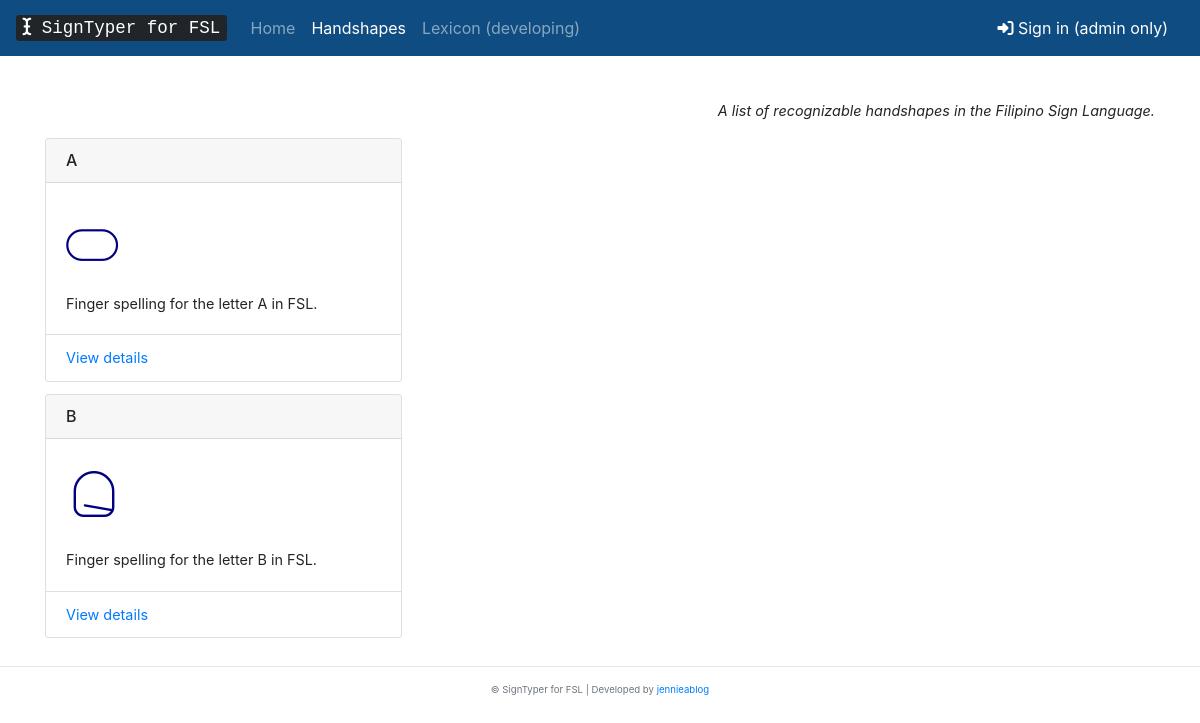
/handshapes/, run on an earlier commit of the app's database.
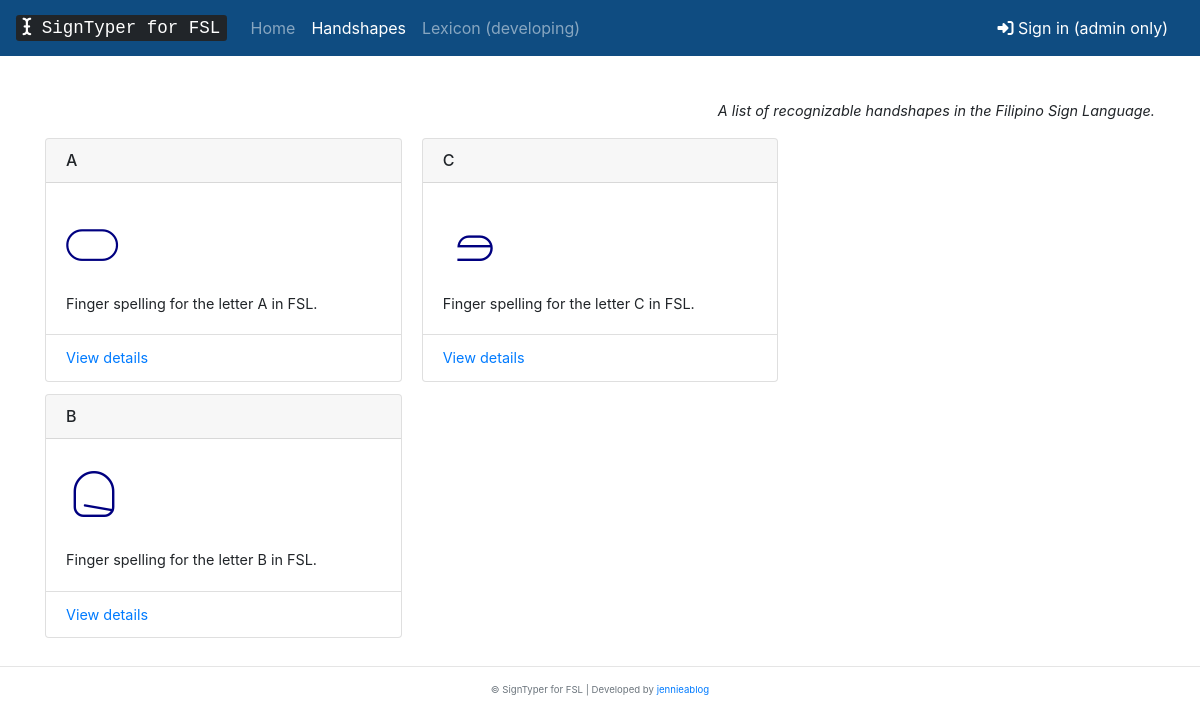
And on a later commit of the database.
### inventory/models.py (models this page shows, shortened)
class Handshape(models.Model):
	name = models.CharField(max_length=200, verbose_name='Name')
	description = models.TextField(verbose_name='Description')
	created_date = models.DateTimeField(default=timezone.now, verbose_name='Date')
	transcription = models.CharField(max_length=20, verbose_name='Transcription')
	class Meta:
		ordering = ['name']

### inventory/views.py (the view)
# urls.py: path('handshapes/', views.handshape_list, name='handshape_list'),
def handshape_list(request):
	handshapes = Handshape.objects.all()
	context = { 'handshapes' : handshapes }
	return render(request, 'inventory/handshape_list.html', context)

### inventory/templates/inventory/handshape_list.html (shortened to what this page needs)
{% extends 'inventory/base.html' %}
{% block navbar %}
			<ul class="navbar-nav mr-auto mt-2 mt-lg-0">
				<li class="nav-item">
					<a class="nav-link" href="{% url 'index' %}">Home</a>
				</li>
				<li class="nav-item active">
					<a class="nav-link" href="{% url 'handshape_list' %}">Handshapes</a>
				</li>
				<li class="nav-item">
					<a class="nav-item nav-link" href="#" class="disabled">Lexicon (developing)</a>
				</li>
			</ul>
{% endblock %}
{% block content %}
			<p class="font-italic text-right">A list of recognizable handshapes in the Filipino Sign Language.</p>
			<div class="card-columns">
				{% for handshape in handshapes %}
				<div class="card">
					<h6 class="card-header">{{ handshape.name }}</h6>
					<div class="card-body">
						<h1 class="card-title ham"><span class="ham-base">{{ handshape.transcription }}</span></h1>
						<p class="card-text">{{ handshape.description}}</p>
					</div>
					<div class="card-footer bg-transparent ">
						<a href="{% url 'handshape_detail' pk=handshape.pk %}">View details</a>
					</div>
				</div>
				{% endfor %}
			</div>
{% endblock %}

What changed in the data, as far as the page shows it:
added Handshape: name "C", description "Finger spelling for the letter C in FSL."
